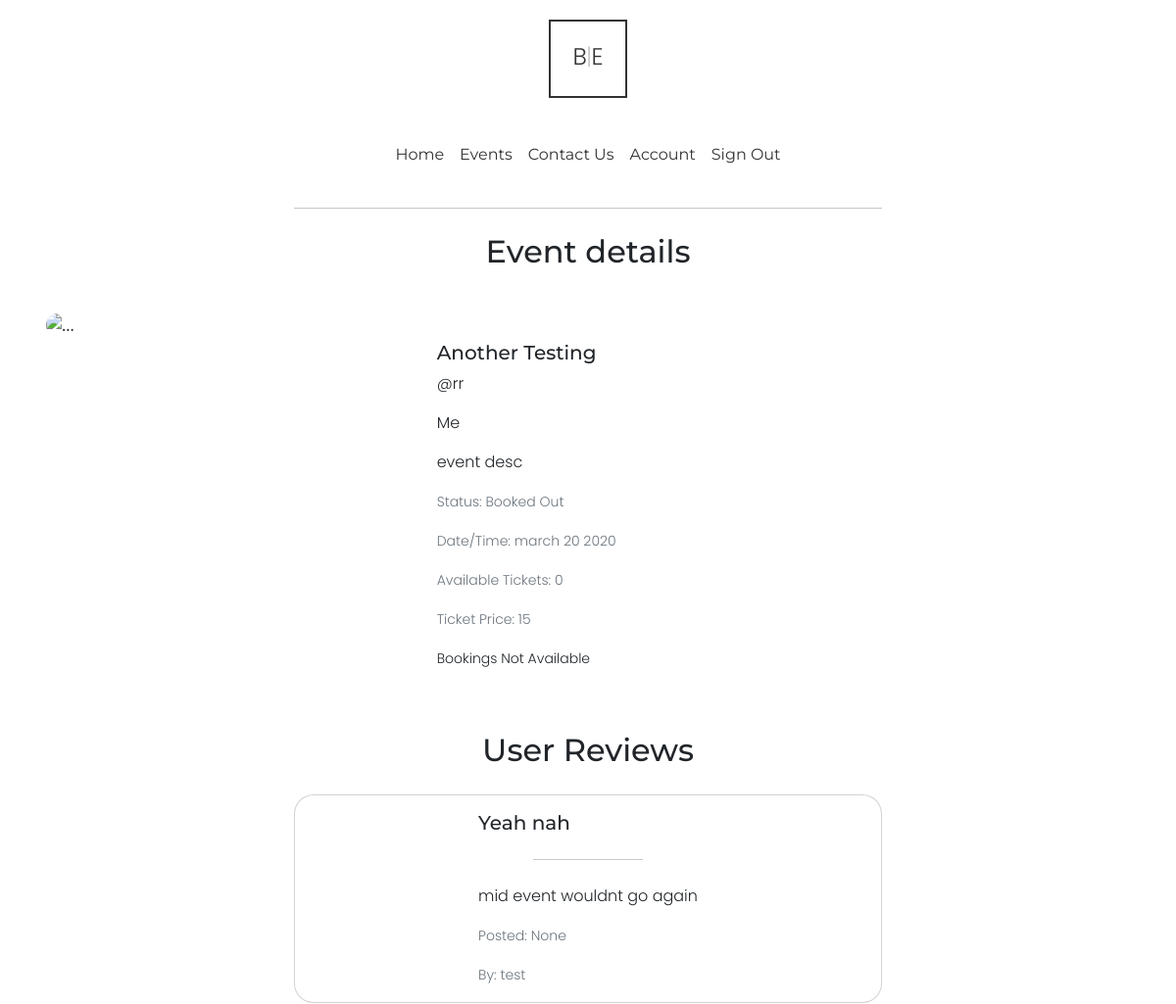
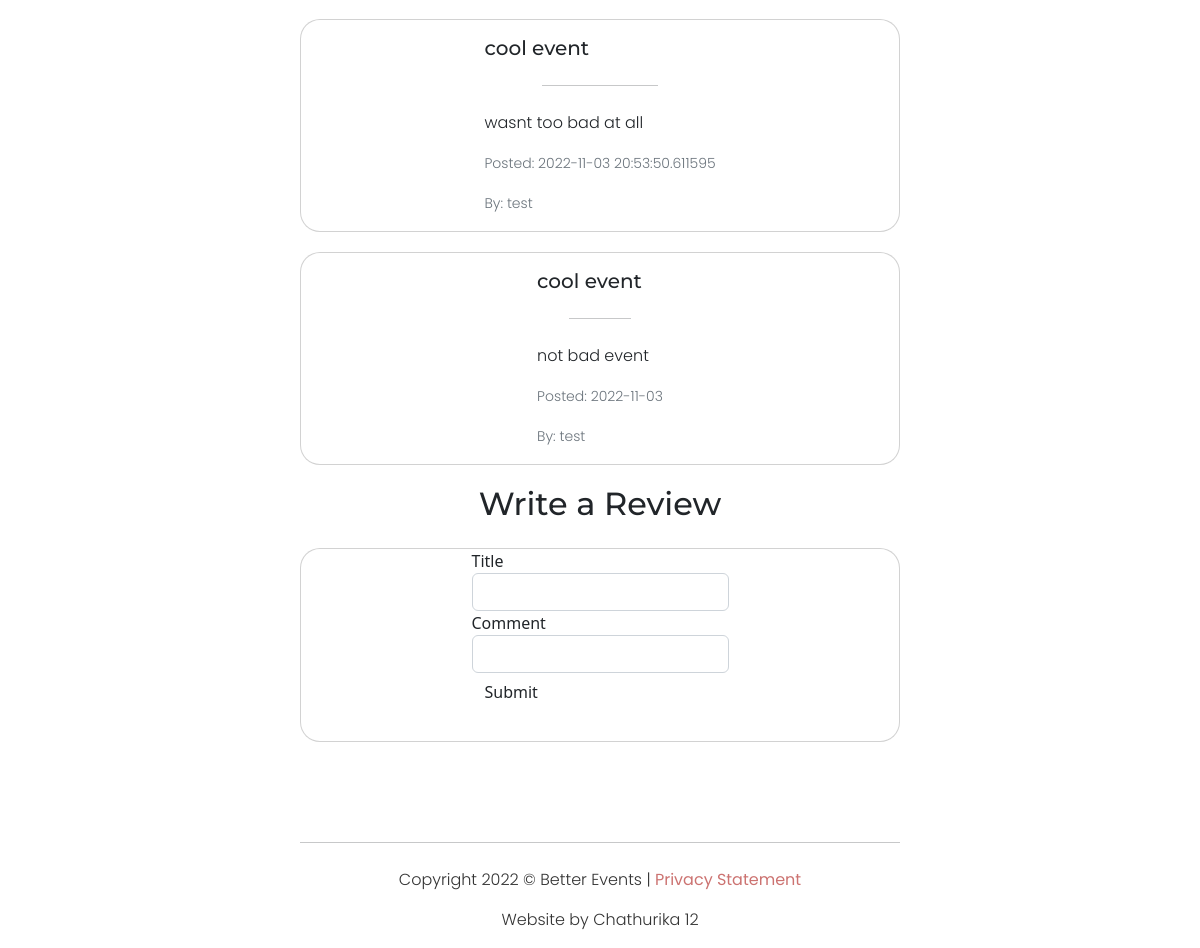
The app's page /events/3 (signed in) with its own data (2 pictures, top to bottom).
### website/models.py (models this page shows, shortened)
class Event(db.Model):
    __tablename__='events'
    id = db.Column(db.Integer, primary_key=True)
    status = db.Column(db.String(20), nullable=False, default='Unpublished')
    datetime = db.Column(db.String(30), index=True)
    speaker = db.Column(db.String(40), index=True)
    ownerid = db.Column(db.Integer)
    tickets = db.Column(db.Integer)
    price = db.Column(db.Integer)
    title = db.Column(db.String(40), index=True)
    description = db.Column(db.String(550), index=True)
    category = db.Column(db.String(40), index=True)
    imgurl = db.Column(db.String(200), index=True)

class Comment(db.Model):
    __tablename__='comments'
    id = db.Column(db.Integer, primary_key=True)
    commenterid = db.Column(db.Integer)
    commentername = db.Column(db.String(40))
    content = db.Column(db.String(550), index=True)
    date = db.Column(db.String(30), index=True)
    eventid = db.Column(db.Integer)
    commenttitle = db.Column(db.String(100), index = True)

### website/views.py (the view, shortened to what this page needs)
@bp.route('/events/<eventid>', methods=['GET', 'POST'])
def eventdetails(eventid):
    event = Event.query.filter_by(id=eventid).first()
    if type(event) == Event:
        owner = User.query.filter_by(id=event.ownerid).first()
    form = CommentForm()
    comments = Comment.query.filter_by(eventid=eventid).all()
    return render_template('eventdetails.html', imgurl=event.imgurl,
                               category=event.category,
                               speaker=event.speaker,
                               title=event.title,
                               description=event.description,
                               status=event.status,
                               datetime=event.datetime,
                               creator=f"@{owner.username}",
                               tickets=event.tickets,
                               ticketprice=event.price,
                               eventid=event.id,
                               comments = comments,
                               form = form)

### website/forms.py
class CommentForm(FlaskForm):
    commenttitle = StringField("Title", validators=[InputRequired(), Length(min=5, max= 200, message="Enter title between 5 and 200 charactors long")])
    content = StringField("Comment", validators=[InputRequired(), Length(min=5, max= 250, message="Enter comment between 5 and 250 charactors long")])
    submit = SubmitField("Submit")

### website/__init__.py (called while the page is built)
def create_app():
    app=Flask(__name__)  # this is the name of the module/package that is calling this app
    app.debug=True
    app.secret_key='utroutoru'
    app.config['SQLALCHEMY_DATABASE_URI']='sqlite:///sitedata.db'
    db.init_app(app)
    bootstrap = Bootstrap(app)
    login_manager = LoginManager()
    login_manager.login_view='auth.login'
    login_manager.init_app(app)
    from .models import User  # importing here to avoid circular references
    @login_manager.user_loader
    def load_user(user_id):
       return User.query.get(int(user_id))
    from . import views
    app.register_blueprint(views.bp)
    from . import auth
    app.register_blueprint(auth.bp)
    return app

### website/templates/eventdetails.html (shortened to what this page needs)
{% extends "base.html" %}
{% import "bootstrap/wtf.html" as wtf %}
{% block content %}
<hr>
<div>
  <h2 class="spacertxt">Event details</h2>
</div>
<div class="container card card-body EventContainer">
  <div class="card mb-3 smolevent eventhero">
    <div class="row g-0">
      <div class="col-md-12 col-lg-4">
        <img src={{imgurl}} class="img-fluid eventheroimg" alt="...">
      </div>
      <div class="col-md-12 col-lg-8">
        <div class="card-body smolcardbody">
          <h5 class="card-title">{{title}}</h5>
          <p class="card-text">{{creator}}</p>
          <p class="card-text">{{speaker}}</p>
          <p class="card-text">{{description}}</p>
          <p class="card-text"><small class="text-muted">Status: {{status}}</small></p>
          <p class="card-text"><small class="text-muted">Date/Time: {{datetime}}</small></p>
          <p class="card-text"><small class="text-muted">Available Tickets: {{tickets}}</small></p>
          <p class="card-text"><small class="text-muted">Ticket Price: {{ticketprice}}</small></p>
          {% if current_user.is_authenticated %}
          {% if status == "Open" and tickets >= 1 %}
          <a href="" class="btn eventinfobut" data-bs-toggle="modal" data-bs-target="#exampleModal">Book Tickets</a>
          {% else %}
          <p class="card-text"><small class="">Bookings Not Available</small></p>
          {% endif %}
          {% else %}
          <a href="/login" class="btn eventinfobut">Sign In To make Bookings</a>
          {% endif %}
        </div>
      </div>
    </div>
  </div>
</div>
<div>
  <h2 class="spacertxt">User Reviews</h2>
</div>
{% if comments|length > 0 %}
  {% for comment in comments %}
  <div class="container card comment">
    <div class="card-body">
      <h5 class="card-title">{{comment.commenttitle}}</h5>
      <hr>
      <p class="card-text">{{comment.content}}</p>
      <p class="card-text"><small class="text-muted">Posted: {{comment.date}} </small></p>
      <p class="card-text"><small class="text-muted">By: {{comment.commentername}}</small></p>
    </div>
  </div>
  {% endfor %}
{% endif %}
<div>
  <h2 class="spacertxt">Write a Review</h2>
</div>
<div class="container card comment newcomment">
  {{wtf.quick_form(form)}}
</div>
{% endblock %}

### website/static/style.css (style rules this page uses)
html { scroll-behavior: smooth; }
h1,h2,h3,h4,h5,h6 { font-family: 'Montserrat', sans-serif; }
p { font-family: 'Poppins', sans-serif; font-weight: 300; }
hr { width: 50%; margin: 25px auto; }
.spacertxt { text-align: center; margin-bottom: 25px; font-family: 'Montserrat', sans-serif; }
.EventContainer { border: transparent; display: flex; justify-content: left; align-items: left; }
.eventheroimg { height: 100%; background-position: center; background-size: cover; background-repeat: no-repeat; border-radius: 20px; }
.eventhero { border-color: transparent; }
.smolevent { border-radius: 20px; }
.smolcardbody { padding: 30px; }
.comment { transition: background-color 0.5s, border-radius 0.7s, scale 0.5s; display: flex; justify-content: center; align-items: center; max-width: 600px; border-radius: 20px; margin-bottom: 20px; }
.newcomment { padding-bottom: 30px; }

### records on screen
Event: title "Another Testing", speaker "Me", description "event desc", status "Booked Out", datetime "march 20 2020"
Comment: commenttitle "Yeah nah", content "mid event wouldnt go again", date "None", commentername "test"
Comment: commenttitle "cool event", content "wasnt too bad at all", date "2022-11-03 20:53:50.611595", commentername "test"
Comment: commenttitle "cool event", content "not bad event", date "2022-11-03", commentername "test"

### other values on screen
{{ creator }} "@rr"
{{ tickets }} "0"
{{ ticketprice }} "15"
